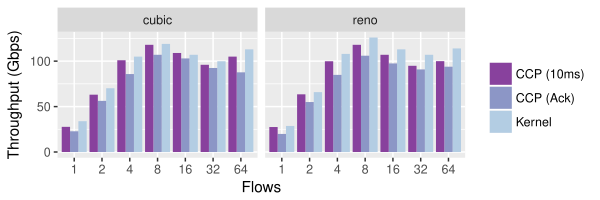

The script that drew this image:
#!/usr/bin/env Rscript

library(ggplot2)
library(plyr)

args <- commandArgs(trailingOnly=TRUE)
data <- read.csv(args[1], sep=" ")

dodge <- position_dodge(width=0.9)
ggplot(data, aes(x=factor(NumFlows), y=Throughput, fill=Impl)) +
    geom_col(aes(x=factor(NumFlows), y=Throughput, fill=Impl), position=dodge) +
    scale_fill_manual(
        labels=c(
            "ccp-10-ms" = "CCP (10ms)",
            "ccp-per-ack" = "CCP (Ack)",
            "kernel" = "Kernel"
        ),
        values=c(
            "ccp-10-ms" = "#88419d",
            "ccp-per-ack" = "#8c96c6",
            "kernel" = "#b3cde3"
        ),
        guide=guide_legend(title=NULL)
    ) +
    labs(x="Flows", y="Throughput (Gbps)") +
    facet_wrap(~Algorithm)

ggsave(args[2], width=6, height=2)
